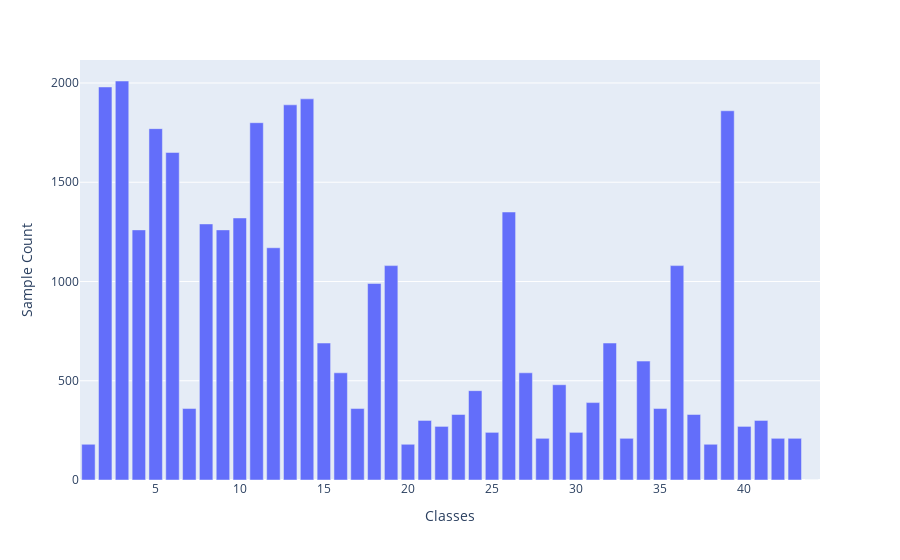

Write notebook code for a chart like this one.
### Code cell
import plotly.express as px
import numpy as np

# create the bins
hist, bins = np.histogram(y_train, bins=range(0, 45))
bins = (bins[:-1] + bins[1:])/2

fig = px.bar(x=bins+.5, y=hist, labels={'x':'Classes', 'y':'Sample Count'})
fig.show()

### Figure 1 — Plotly figure (JSON) as saved in the notebook; plotly's stock layout.template omitted (floating-point values rounded to 4 significant figures)
{"data": [{"alignmentgroup": "True", "hovertemplate": "Classes=%{x}<br>Sample Count=%{y}<extra></extra>", "legendgroup": "", "marker": {"color": "#636efa", "pattern": {"shape": ""}}, "name": "", "offsetgroup": "", "orientation": "v", "showlegend": false, "textposition": "auto", "type": "bar", "x": [1, 2, 3, 4, 5, 6, 7, 8, 9, 10, 11, 12, 13, 14, 15, 16, 17, 18, 19, 20, 21, 22, 23, 24, 25, 26, 27, 28, 29, 30, 31, 32, 33, 34, 35, 36, 37, 38, 39, 40, 41, 42, 43, 44], "xaxis": "x", "y": [180, 1980, 2010, 1260, 1770, 1650, 360, 1290, 1260, 1320, 1800, 1170, 1890, 1920, 690, 540, 360, 990, 1080, 180, 300, 270, 330, 450, 240, 1350, 540, 210, 480, 240, 390, 690, 210, 599, 360, 1080, 330, 180, 1860, 270, 300, 210, 210, 0], "yaxis": "y"}], "layout": {"barmode": "relative", "legend": {"tracegroupgap": 0}, "margin": {"t": 60}, "xaxis": {"anchor": "y", "domain": [0, 1], "title": {"text": "Classes"}}, "yaxis": {"anchor": "x", "domain": [0, 1], "title": {"text": "Sample Count"}}}}
